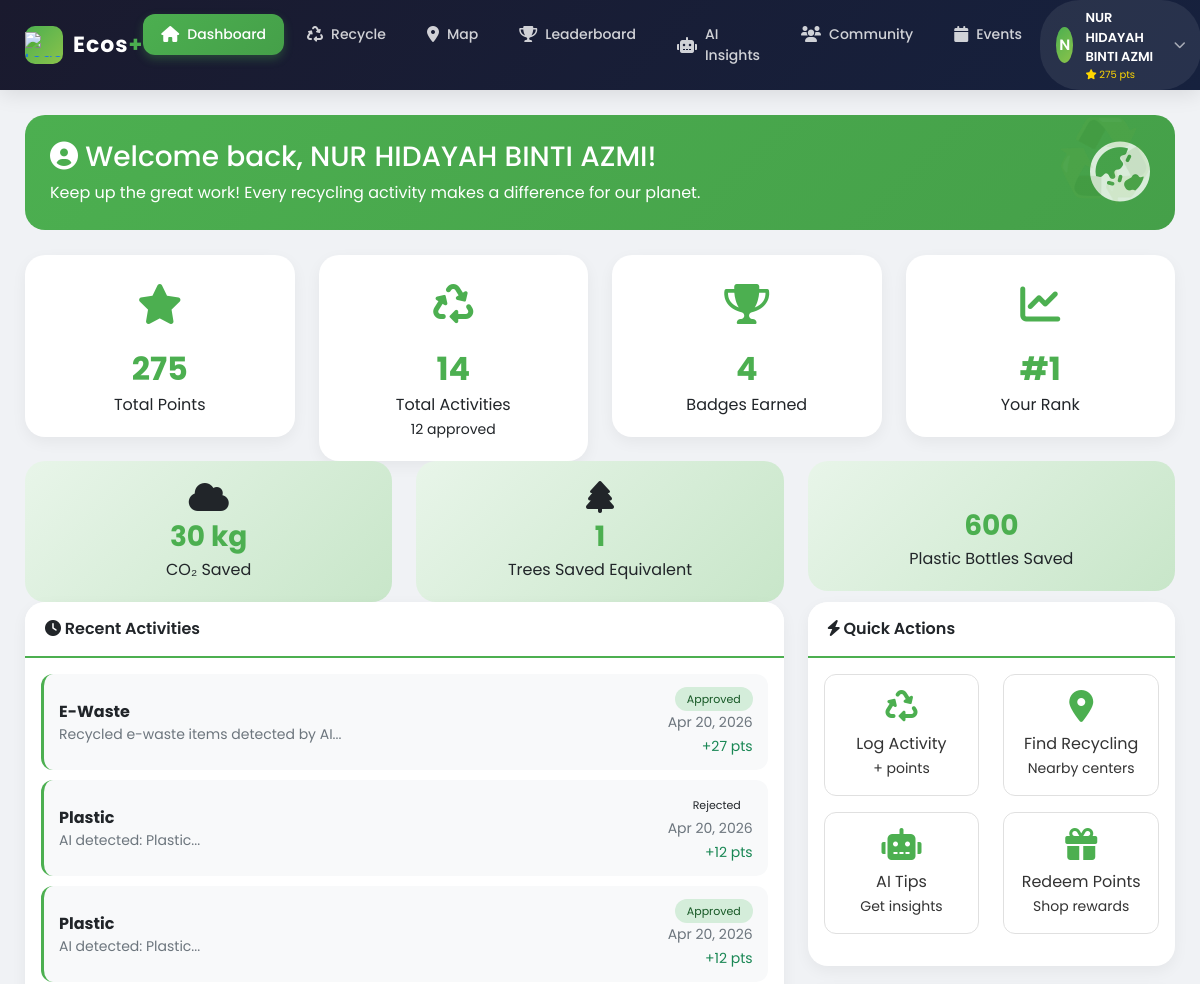
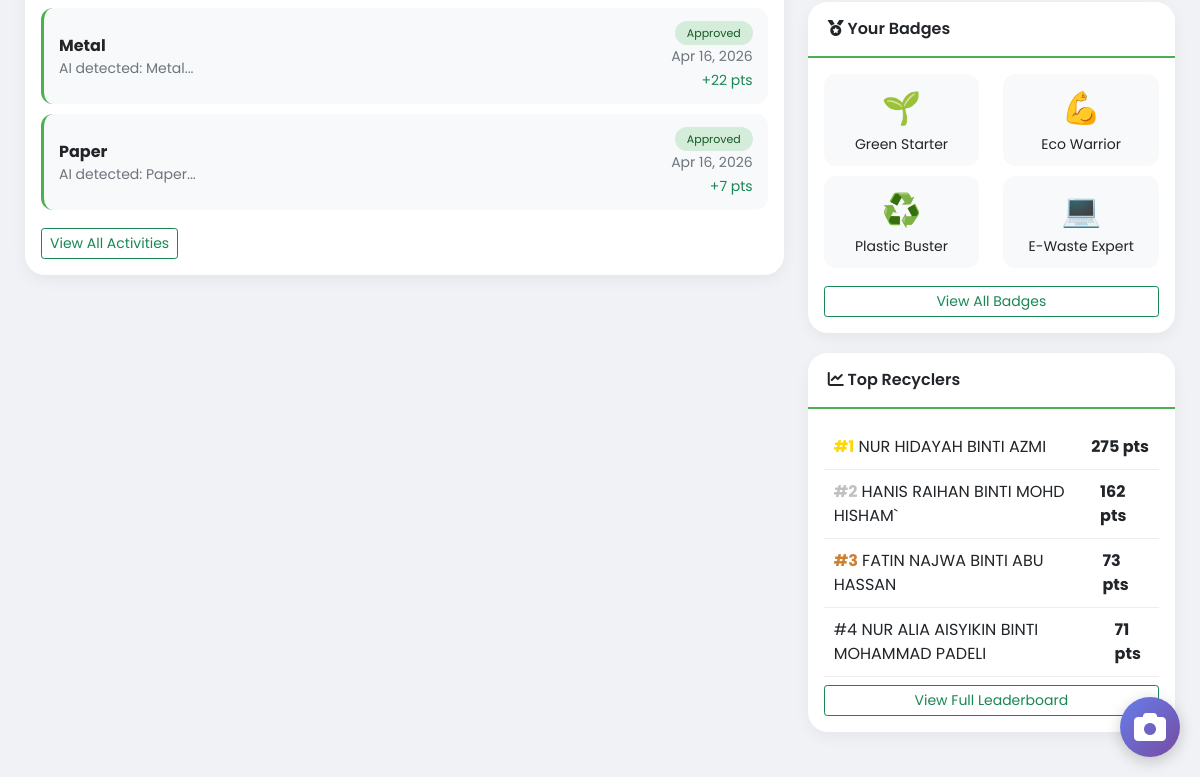
The app's page /dashboard.php (signed in) with its own data (2 pictures, top to bottom).
### tables this page shows
CREATE TABLE `users` (
  `id` int(11) NOT NULL,
  `username` varchar(50) NOT NULL,
  `email` varchar(100) NOT NULL,
  `password` varchar(255) NOT NULL,
  `full_name` varchar(100) NOT NULL,
  `bio` text DEFAULT NULL,
  `profile_image` varchar(255) DEFAULT NULL,
  `phone` varchar(20) DEFAULT NULL,
  `faculty` varchar(100) DEFAULT NULL,
  `year_of_study` int(11) DEFAULT NULL,
  `student_id` varchar(20) DEFAULT NULL,
  `role` enum('user','admin') DEFAULT 'user',
  `points` int(11) DEFAULT 0,
  `theme` enum('light','dark') DEFAULT 'light',
  `language` enum('en','ms') DEFAULT 'en',
  `email_verified` tinyint(1) DEFAULT 1,
  `reset_token` varchar(255) DEFAULT NULL,
  `reset_expires` timestamp NULL DEFAULT NULL,
  `is_active` tinyint(1) DEFAULT 1,
  `created_at` timestamp NOT NULL DEFAULT current_timestamp(),
  `last_login` timestamp NULL DEFAULT NULL,
  `default_privacy` enum('public','followers','private') DEFAULT 'public'
);

CREATE TABLE `activities` (
  `id` int(11) NOT NULL,
  `user_id` int(11) NOT NULL,
  `activity_type` varchar(50) NOT NULL,
  `description` text DEFAULT NULL,
  `quantity` int(11) DEFAULT 1,
  `weight` decimal(5,2) DEFAULT 0.00,
  `points_earned` int(11) DEFAULT 0,
  `image_path` varchar(255) DEFAULT NULL,
  `location` varchar(255) DEFAULT NULL,
  `latitude` decimal(10,8) DEFAULT NULL,
  `longitude` decimal(11,8) DEFAULT NULL,
  `status` enum('pending','approved','rejected') DEFAULT 'pending',
  `ai_verified` tinyint(1) DEFAULT 0,
  `ai_confidence` decimal(5,2) DEFAULT NULL,
  `admin_notes` text DEFAULT NULL,
  `created_at` timestamp NOT NULL DEFAULT current_timestamp(),
  `approved_at` timestamp NULL DEFAULT NULL,
  `approved_by` int(11) DEFAULT NULL
);

CREATE TABLE `badges` (
  `id` int(11) NOT NULL,
  `name` varchar(100) NOT NULL,
  `description` text DEFAULT NULL,
  `icon` varchar(255) DEFAULT NULL,
  `points_required` int(11) DEFAULT 0,
  `activities_required` int(11) DEFAULT 0,
  `category` varchar(50) DEFAULT NULL
);

### includes/auth.php (called while the page is built, shortened)
<?php
function getConnection() {
    static $conn = null;
    if ($conn === null) {
        $host = 'localhost';
        $user = 'root';
        $password = '';
        $database = 'ecos_plus';
        $conn = new mysqli($host, $user, $password, $database);
    }
    return $conn;
}
function getCurrentUser() {
    $conn = getConnection();
    $user_id = $_SESSION['user_id'];
    $sql = "SELECT id, email, full_name, phone, points, role, profile_image, bio, created_at FROM users WHERE id = ?";
    $stmt = $conn->prepare($sql);
    $stmt->bind_param("i", $user_id);
    $stmt->execute();
    $result = $stmt->get_result();
    $user = $result->fetch_assoc();
    return $user;
}
?>

### dashboard.php (the view, shortened to what this page needs)
<?php
require_once 'includes/auth.php';
$user = getCurrentUser();
$conn = getConnection();
$user_id = $_SESSION['user_id'];
$navbar_user = getCurrentUser();
$navbar_initial = $navbar_user ? strtoupper(substr($navbar_user['full_name'], 0, 1)) : 'U';
$pointsQuery = "SELECT points FROM users WHERE id = ?";
$stmt = $conn->prepare($pointsQuery);
$stmt->bind_param("i", $user_id);
$stmt->execute();
$pointsResult = $stmt->get_result();
$userPoints = $pointsResult->fetch_assoc();
$statsQuery = "SELECT
                COUNT(*) as total_activities,
                SUM(CASE WHEN status = 'approved' THEN 1 ELSE 0 END) as approved_count,
                SUM(CASE WHEN status = 'pending' THEN 1 ELSE 0 END) as pending_count,
                SUM(points_earned) as total_points_earned
               FROM activities WHERE user_id = ?";
$stmt = $conn->prepare($statsQuery);
$stmt->bind_param("i", $user_id);
$stmt->execute();
$statsResult = $stmt->get_result();
$userStats = $statsResult->fetch_assoc();
$activitiesQuery = "SELECT * FROM activities WHERE user_id = ? ORDER BY created_at DESC LIMIT 5";
$stmt = $conn->prepare($activitiesQuery);
$stmt->bind_param("i", $user_id);
$stmt->execute();
$recentActivities = $stmt->get_result();
$badgesQuery = "SELECT b.* FROM badges b
                INNER JOIN user_badges ub ON b.id = ub.badge_id
                WHERE ub.user_id = ? LIMIT 4";
$stmt = $conn->prepare($badgesQuery);
$stmt->bind_param("i", $user_id);
$stmt->execute();
$userBadges = $stmt->get_result();
$leaderboardQuery = "SELECT full_name, points FROM users WHERE role = 'user' ORDER BY points DESC LIMIT 5";
$leaderboard = $conn->query($leaderboardQuery);
$rankQuery = "SELECT COUNT(*) + 1 as rank FROM users WHERE points > (SELECT points FROM users WHERE id = ?) AND role = 'user'";
$stmt = $conn->prepare($rankQuery);
$stmt->bind_param("i", $user_id);
$stmt->execute();
$rankResult = $stmt->get_result();
$userRank = $rankResult->fetch_assoc();
$co2Saved = ($userStats['approved_count'] ?? 0) * 2.5;
?>
<!DOCTYPE html>
<html lang="en">
<head>
    <link href="https://cdn.jsdelivr.net/npm/bootstrap@5.1.3/dist/css/bootstrap.min.css" rel="stylesheet">
    <link rel="stylesheet" href="https://cdnjs.cloudflare.com/ajax/libs/font-awesome/6.0.0/css/all.min.css">
</head>
<body>
<nav class="navbar-custom">
    <div class="navbar-container">
        <div style="display: flex; justify-content: space-between; align-items: center;">
            <a href="dashboard.php" class="navbar-brand-custom">
                <div class="logo-icon">
                    <img src="assets/images/umpsa.png" alt="Logo" style="height:25px; object-fit:cover;">
                </div>
                <div class="logo-text">Ecos<span>+</span></div>
            </a>
            <ul class="nav-links">
                <li><a href="dashboard.php" class="nav-link-custom active"><i class="fas fa-home"></i> Dashboard</a></li>
                <li><a href="activity.php" class="nav-link-custom"><i class="fas fa-recycle"></i> Recycle</a></li>
                <li><a href="map.php" class="nav-link-custom"><i class="fas fa-map-marker-alt"></i> Map</a></li>
                <li><a href="leaderboard.php" class="nav-link-custom"><i class="fas fa-trophy"></i> Leaderboard</a></li>
                <li><a href="ai-insights.php" class="nav-link-custom"><i class="fas fa-robot"></i> AI Insights</a></li>
                <li><a href="community.php" class="nav-link-custom"><i class="fas fa-users"></i> Community</a></li>
                <li><a href="events.php" class="nav-link-custom"><i class="fas fa-calendar"></i> Events</a></li>
            </ul>
            <div class="user-dropdown">
                <div class="user-trigger">
                    <div class="user-avatar"><?php echo $navbar_initial; ?></div>
                    <div class="user-info">
                        <span class="user-name"><?php echo htmlspecialchars($navbar_user['full_name'] ?? 'User'); ?></span>
                        <span class="user-points"><i class="fas fa-star"></i> <?php echo number_format($navbar_user['points'] ?? 0); ?> pts</span>
                    </div>
                    <i class="fas fa-chevron-down dropdown-arrow"></i>
                </div>
            </div>
        </div>
    </div>
</nav>
<div class="container-custom">
    <div class="welcome-banner" onclick="location.href='activity.php'">
        <div class="row align-items-center">
            <div class="col-md-8">
                <h3><i class="fas fa-user-circle"></i> Welcome back, <?php echo htmlspecialchars($user['full_name']); ?>!</h3>
                <p class="mb-0">Keep up the great work! Every recycling activity makes a difference for our planet.</p>
            </div>
            <div class="col-md-4 text-end">
                <i class="fas fa-globe-asia" style="font-size: 60px; opacity: 0.8;"></i>
            </div>
        </div>
    </div>
    <div class="row">
        <div class="col-md-3">
            <div class="stats-card" onclick="location.href='rewards.php'">
                <div class="stats-icon"><i class="fas fa-star"></i></div>
                <div class="stats-number"><?php echo number_format($userPoints['points']); ?></div>
                <div>Total Points</div>
            </div>
        </div>
        <div class="col-md-3">
            <div class="stats-card" onclick="location.href='activity.php'">
                <div class="stats-icon"><i class="fas fa-recycle"></i></div>
                <div class="stats-number"><?php echo $userStats['total_activities'] ?? 0; ?></div>
                <div>Total Activities</div>
                <small><?php echo $userStats['approved_count'] ?? 0; ?> approved</small>
            </div>
        </div>
        <div class="col-md-3">
            <div class="stats-card" onclick="location.href='rewards.php#badges'">
                <div class="stats-icon"><i class="fas fa-trophy"></i></div>
                <div class="stats-number"><?php echo $userBadges->num_rows; ?></div>
                <div>Badges Earned</div>
            </div>
        </div>
        <div class="col-md-3">
            <div class="stats-card" onclick="location.href='leaderboard.php'">
                <div class="stats-icon"><i class="fas fa-chart-line"></i></div>
                <div class="stats-number">#<?php echo $userRank['rank'] ?? 1; ?></div>
                <div>Your Rank</div>
            </div>
        </div>
    </div>
    <div class="row">
        <div class="col-md-4">
            <div class="impact-card" onclick="location.href='activity.php'">
                <i class="fas fa-cloud" style="font-size: 32px;"></i>
                <div class="impact-number"><?php echo round($co2Saved); ?> kg</div>
                <div>CO₂ Saved</div>
            </div>
        </div>
        <div class="col-md-4">
            <div class="impact-card" onclick="location.href='activity.php'">
                <i class="fas fa-tree" style="font-size: 32px;"></i>
                <div class="impact-number"><?php echo round($co2Saved / 21); ?></div>
                <div>Trees Saved Equivalent</div>
            </div>
        </div>
        <div class="col-md-4">
            <div class="impact-card" onclick="location.href='activity.php'">
                <div class="impact-number"><?php echo ($userStats['approved_count'] ?? 0) * 50; ?></div>
                <div>Plastic Bottles Saved</div>
            </div>
        </div>
    </div>
    <div class="row">
        <div class="col-lg-8">
            <div class="card-custom">
                <div class="card-header-custom"><i class="fas fa-clock"></i> Recent Activities</div>
                <div class="p-3">
                    <?php if ($recentActivities->num_rows > 0): ?>
                        <?php while($activity = $recentActivities->fetch_assoc()): ?>
                            <div class="activity-item">
                                <div class="d-flex justify-content-between align-items-center">
                                    <div class="flex-grow-1">
                                        <strong><?php echo htmlspecialchars($activity['activity_type']); ?></strong>
                                        <p class="mb-0 text-muted small"><?php echo htmlspecialchars(substr($activity['description'], 0, 60)); ?>...</p>
                                    </div>
                                    <div class="text-end">
                                        <span class="status-badge status-<?php echo $activity['status']; ?>">
                                            <?php echo ucfirst($activity['status']); ?>
                                        </span>
                                        <br>
                                        <small class="text-muted"><?php echo date('M d, Y', strtotime($activity['created_at'])); ?></small>
                                        <?php if ($activity['points_earned'] > 0): ?>
                                            <br>
                                            <small class="text-success">+<?php echo $activity['points_earned']; ?> pts</small>
                                        <?php endif; ?>
                                    </div>
                                </div>
                            </div>
                        <?php endwhile; ?>
                    <?php endif; ?>
                    <a href="activity.php" class="btn btn-outline-success btn-sm mt-2">View All Activities</a>
                </div>
            </div>
        </div>
        <div class="col-lg-4">
            <div class="card-custom">
                <div class="card-header-custom"><i class="fas fa-bolt"></i> Quick Actions</div>
                <div class="p-3">
                    <div class="row">
                        <div class="col-6 mb-3"><a href="activity.php" class="quick-action"><i class="fas fa-recycle"></i><div>Log Activity</div><small>+ points</small></a></div>
                        <div class="col-6 mb-3"><a href="map.php" class="quick-action"><i class="fas fa-map-marker-alt"></i><div>Find Recycling</div><small>Nearby centers</small></a></div>
                        <div class="col-6 mb-3"><a href="ai-insights.php" class="quick-action"><i class="fas fa-robot"></i><div>AI Tips</div><small>Get insights</small></a></div>
                        <div class="col-6 mb-3"><a href="rewards.php" class="quick-action"><i class="fas fa-gift"></i><div>Redeem Points</div><small>Shop rewards</small></a></div>
                    </div>
                </div>
            </div>
            <div class="card-custom">
                <div class="card-header-custom"><i class="fas fa-medal"></i> Your Badges</div>
                <div class="p-3">
                    <div class="row">
                        <?php if ($userBadges->num_rows > 0): ?>
                            <?php while($badge = $userBadges->fetch_assoc()): ?>
                                <div class="col-6">
                                    <div class="badge-item">
                                        <div style="font-size: 32px;"><?php echo $badge['icon']; ?></div>
                                        <small><?php echo htmlspecialchars($badge['name']); ?></small>
                                    </div>
                                </div>
                            <?php endwhile; ?>
                        <?php endif; ?>
                    </div>
                    <a href="rewards.php#badges" class="btn btn-outline-success btn-sm w-100 mt-2">View All Badges</a>
                </div>
            </div>
            <div class="card-custom">
                <div class="card-header-custom"><i class="fas fa-chart-line"></i> Top Recyclers</div>
                <div class="p-3">
                    <?php
                    if ($leaderboard && $leaderboard->num_rows > 0):
                        $rank = 1;
                        while($userData = $leaderboard->fetch_assoc()):
                    ?>
                        <div class="leaderboard-item">
                            <div><span class="rank-<?php echo $rank; ?>">#<?php echo $rank; ?></span> <?php echo htmlspecialchars($userData['full_name']); ?></div>
                            <strong><?php echo number_format($userData['points']); ?> pts</strong>
                        </div>
                    <?php
                        $rank++;
                        endwhile;
                    else:
                    ?>
                        <div class="text-center py-3"><p class="text-muted">No users yet. Be the first!</p></div>
                    <?php endif; ?>
                    <a href="leaderboard.php" class="btn btn-outline-success btn-sm w-100 mt-2">View Full Leaderboard</a>
                </div>
            </div>
        </div>
    </div>
</div>
<button class="camera-floating-btn" data-bs-toggle="modal" data-bs-target="#cameraModal">
    <i class="fas fa-camera fa-2x"></i>
</button>
</body>
</html>

### records on screen
users: full_name "N", full_name "NUR HIDAYAH BINTI AZMI", points "275"
activities: activity_type "E-Waste", description "Recycled e-waste items detected by AI", status "Approved", created_at "Apr 20, 2026", points_earned "27"
activities: activity_type "Plastic", description "AI detected: Plastic", status "Rejected", created_at "Apr 20, 2026", points_earned "12"
activities: activity_type "Plastic", description "AI detected: Plastic", status "Approved", created_at "Apr 20, 2026", points_earned "12"
activities: activity_type "Metal", description "AI detected: Metal", status "Approved", created_at "Apr 16, 2026", points_earned "22"
activities: activity_type "Paper", description "AI detected: Paper", status "Approved", created_at "Apr 16, 2026", points_earned "7"
badges: icon "🌱", name "Green Starter"
badges: icon "💪", name "Eco Warrior"
badges: icon "♻️", name "Plastic Buster"
badges: icon "💻", name "E-Waste Expert"
users: full_name "HANIS RAIHAN BINTI MOHD HISHAM`", points "162"
users: full_name "FATIN NAJWA BINTI ABU HASSAN", points "73"
users: full_name "NUR ALIA AISYIKIN BINTI MOHAMMAD PADELI", points "71"

### other values on screen
$userStats['total_activities'] "14"
$userStats['approved_count'] "12"
$userBadges->num_rows "4"
$userRank['rank'] "1"
$co2Saved "30"
$co2Saved / 21 "1"
